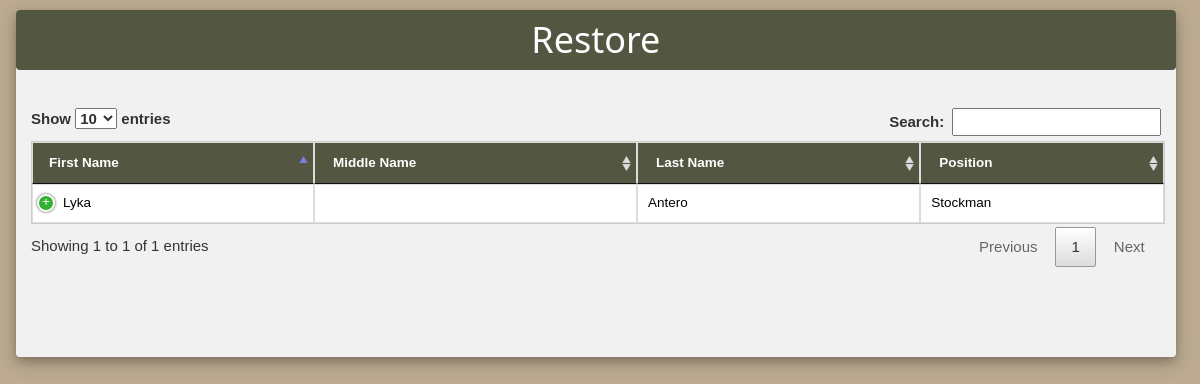
The app's page /restoreemployee.php (signed in) with its own data.
### tables this page shows
CREATE TABLE `employee` (
  `emp_no` int(11) NOT NULL,
  `username` varchar(100) NOT NULL,
  `password` varchar(100) NOT NULL,
  `firstname` varchar(30) DEFAULT NULL,
  `middlename` varchar(30) DEFAULT NULL,
  `lastname` varchar(30) DEFAULT NULL,
  `position` varchar(30) DEFAULT NULL,
  `contact` varchar(11) DEFAULT NULL,
  `email` varchar(50) DEFAULT NULL,
  `street` varchar(30) DEFAULT NULL,
  `city` varchar(30) DEFAULT NULL,
  `status` varchar(30) DEFAULT NULL
);

### restoreemployee.php (the view, shortened to what this page needs)
<!DOCTYPE html>
<html>
<head>
<link rel="stylesheet" href="bootstrap/css/bootstrap.min.css">
<link rel="stylesheet" href="w3.css">
<link rel="stylesheet" href="font-awesome-4.6.3/css/font-awesome.min.css">
  <link rel="stylesheet" href="http://localhost/xampp/capstone/DataTables/responsive/css/responsive.dataTables.min.css">
  <link rel="stylesheet" href="http://localhost/xampp/capstone/DataTables/css/jquery.dataTables.min.css">
</head>
<form action="" method="post" name="frm" id="frm">
<div class="w3-row">
<div class="w3-col w3-container m6 l8">
<div class="w3-card-4 w3-center w3-light-grey w3-round" style="width:151%; margin-top: 10px; ">
<header class="w3-container w3-camo-dark-green w3-round">
  <h1>Restore</h1>
</header>
<br>
<?php
$servername = "localhost";
$username = "root";
$password = "";
$dbname = "projectmonitoring";
$conn = new mysqli($servername, $username, $password, $dbname);
echo'
<div class="container" style="width:100%; margin-left: 0px; margin-top: -75px;">
    <br> <br> <br> <br>
  <table class="dt-responsive table-bordered w3-table w3-bordered w3-striped w3-border w3-hoverable" id="tableko1" name="tableko1" style="font-size: 0.9em;">
    <thead>
      <tr class="w3-camo-dark-green">
        <th>First Name</th>
        <th>Middle Name</th>
        <th>Last Name</th>
        <th>Position</th>
        <th>Action</th>
      </tr>
    </thead>
    <tbody>
     ';
      $sql = " select * from employee where status='inactive' group by emp_no";
      $result = $conn->query($sql);
    while($row = $result->fetch_assoc())
      {
         $firstname=$row['firstname'];
         $middlename=$row['middlename'];
         $lastname=$row['lastname'];
         $position=$row['position'];
      echo'<tr>';
        echo'<td>'.$firstname.'</td>';
         echo'<td>'.$middlename.'</td>';
          echo'<td>'.$lastname.'</td>';
           echo'<td>'.$position.'</td>';
        ?>
        <?php
        }
      echo'</tr>';
     echo'
    </tbody>
  </table>
  <br></br>';
?>
<br>
<br>

### w3.css (style rules this page uses)
* { -webkit-box-sizing:border-box;-moz-box-sizing:border-box;box-sizing:border-box }
html { -ms-text-size-adjust:100%;-webkit-text-size-adjust:100% }
article,aside,details,figcaption,figure,footer,header,hgroup,main,menu,nav,section,summary { display:block }
html,body { font-family:Verdana,sans-serif;font-size:15px;line-height:1.5 }
html { overflow-x:hidden }
h1,h2,h3,h4,h5,h6,.w3-slim,.w3-wide { font-family:"Segoe UI",Arial,sans-serif }
h1 { font-size:36px }
h1,h2,h3,h4,h5,h6 { font-weight:400;margin:10px 0 }
table { border-collapse:collapse;border-spacing:0;width:100%;display:table }
table,th,td { border:none }
.w3-bordered tr,.w3-table-all tr { border-bottom:1px solid #ddd }
.w3-table td,.w3-table th,.w3-table-all td,.w3-table-all th { padding:6px 8px;display:table-cell;text-align:left;vertical-align:top }
.w3-table th:first-child,.w3-table td:first-child,.w3-table-all th:first-child,.w3-table-all td:first-child { padding-left:16px }
.w3-btn,.w3-btn-floating,.w3-dropnav a,.w3-btn-floating-large,.w3-btn-block,.w3-hover-shadow,.w3-hover-opacity, .w3-navbar a,.w3-sidenav a,.w3-pagination li a,.w3-hoverable tbody tr,.w3-hoverable li,.w3-accordion-content a,.w3-dropdown-content a,.w3-dropdown-click:hover,.w3-dropdown-hover:hover,.w3-opennav,.w3-closenav,.w3-closebtn, .w3-hover-amber,.w3-hover-aqua,.w3-hover-blue,.w3-hover-light-blue,.w3-hover-brown,.w3-hover-cyan,.w3-hover-blue-grey,.w3-hover-green,.w3-hover-light-green,.w3-hover-indigo,.w3-hover-khaki,.w3-hover-lime,.w3-hover-orange,.w3-hover-deep-orange,.w3-hover-pink, .w3-hover-purple,.w3-hover-deep-purple,.w3-hover-red,.w3-hover-sand,.w3-hover-teal,.w3-hover-yellow,.w3-hover-white,.w3-hover-black,.w3-hover-grey,.w3-hover-light-grey,.w3-hover-dark-grey,.w3-hover-text-amber,.w3-hover-text-aqua,.w3-hover-text-blue,.w3-hover-text-light-blue, .w3-hover-text-brown,.w3-hover-text-cyan,.w3-hover-text-blue-grey,.w3-hover-text-green,.w3-hover-text-light-green,.w3-hover-text-indigo,.w3-hover-text-khaki,.w3-hover-text-lime,.w3-hover-text-orange,.w3-hover-text-deep-orange,.w3-hover-text-pink,.w3-hover-text-purple, .w3-hover-text-deep-purple,.w3-hover-text-red,.w3-hover-text-sand,.w3-hover-text-teal,.w3-hover-text-yellow,.w3-hover-text-white,.w3-hover-text-black,.w3-hover-text-grey,.w3-hover-text-light-grey,.w3-hover-text-dark-grey { -webkit-transition:background-color .3s,color .15s,box-shadow .3s,opacity 0.3s;transition:background-color .3s,color .15s,box-shadow .3s,opacity 0.3s }
.w3-container:after,.w3-row:after,.w3-row-padding:after,.w3-topnav:after,.w3-clear:after,.w3-btn-group:before,.w3-btn-group:after,.w3-btn-bar:before,.w3-btn-bar:after { content:"";display:table;clear:both }
.w3-col,.w3-half,.w3-third,.w3-twothird,.w3-threequarter,.w3-quarter { float:left;width:100% }
@media only screen and (min-width:601px) { .w3-col.m6,.w3-half { width:49.99999% } }
@media only screen and (min-width:993px) { .w3-col.l8,.w3-twothird { width:66.66666% } }
.w3-center { text-align:center!important }
.w3-round,.w3-round-medium { border-radius:4px!important }
.w3-border { border:1px solid #ccc!important }
.w3-container { padding:0.01em 16px }
.w3-card-4,.w3-hover-shadow:hover { box-shadow:0 4px 8px 0 rgba(0,0,0,0.2),0 6px 20px 0 rgba(0,0,0,0.19)!important }
.w3-light-grey,.w3-hover-light-grey:hover { color:#000!important;background-color:#f1f1f1!important }

### restoreemployee.php (style rules this page uses)
.w3-camo-dark-green { color:#fff;background-color:#535640 }

### records on screen
employee: firstname "Lyka", lastname "Antero", position "Stockman"
